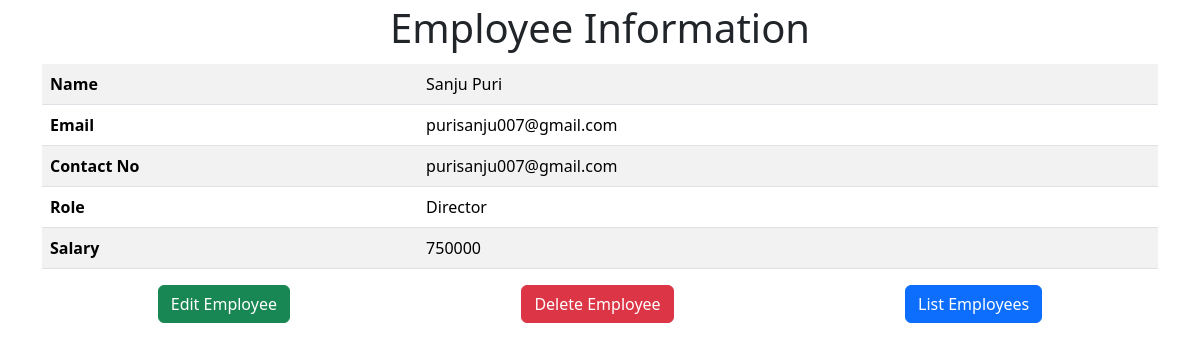
Screenshot of /view/abd11f0d53e34b98ac3903330e08e1f8 with the database file from the repository.
### employee/models.py (models this page shows, shortened)
class Employee(models.Model):
  emp_name = models.CharField(max_length=200)
  emp_email = models.EmailField()
  emp_contact = models.CharField(max_length=20)
  emp_role = models.CharField(max_length=200)
  emp_salary = models.IntegerField()
  id = models.UUIDField(default=uuid.uuid4, unique=True, primary_key=True, editable=False)

### employee/views.py (the view)
# urls.py: path('view/<str:pk>', views.view_employee, name='view-employee'),
def view_employee(request, pk):
  employee = Employee.objects.get(id=pk)
  context = {
    'employee': employee
  }
  return render(request, 'employee/view.html', context)

### employee/templates/employee/view.html (shortened to what this page needs)
{% extends 'base.html' %}
{% block content %}
  <h1 class="text-center pt-1 pb-1">Employee Information</h1>
  <table class="table table-striped">
    <tbody>
        <tr>
          <th>Name</th><td>{{employee.emp_name}}</td>
        </tr>
        <tr>
          <th>Email</th><td>{{employee.emp_email}}</td>
        </tr>
        <tr>
          <th>Contact No</th><td>{{employee.emp_email}}</td>
        </tr>
        <tr>
          <th>Role</th><td>{{employee.emp_role}}</td>
        </tr>
        <tr>
          <th>Salary</th><td>{{employee.emp_salary}}</td>
        </tr>
    </tbody>
  </table>
  <div class="d-flex justify-content-around">
    <div>
      <a href="{% url 'edit-employee' employee.id %}"><button type="button" class="btn btn-success">Edit Employee</button></a>
    </div>
    <div>
      <a href="{% url 'delete-employee' employee.id %}"><button type="button" class="btn btn-danger">Delete Employee</button></a>
    </div>
    <div>
      <a href="{% url 'employees-list' %}"><button type="button" class="btn btn-primary">List Employees</button></a>
    </div>
  </div>
{% endblock content %}

### rows the page displays
Employee: emp_name "Sanju Puri", emp_email "purisanju007@gmail.com", emp_role "Director", emp_salary "750000"
